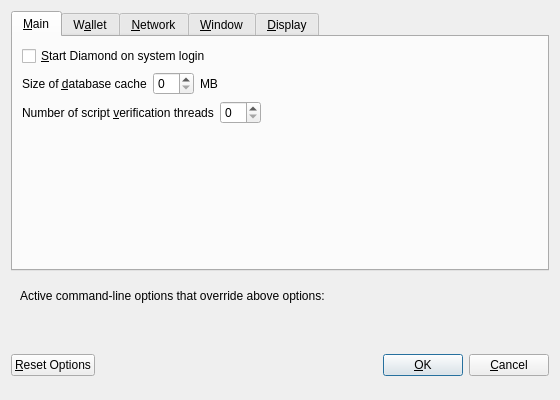
<?xml version="1.0" encoding="UTF-8"?>
<ui version="4.0">
 <class>OptionsDialog</class>
 <widget class="QDialog" name="OptionsDialog">
  <property name="geometry">
   <rect>
    <x>0</x>
    <y>0</y>
    <width>560</width>
    <height>400</height>
   </rect>
  </property>
  <property name="windowTitle">
   <string>Options</string>
  </property>
  <property name="modal">
   <bool>true</bool>
  </property>
  <layout class="QVBoxLayout" name="verticalLayout">
   <item>
    <widget class="QTabWidget" name="tabWidget">
     <property name="currentIndex">
      <number>0</number>
     </property>
     <widget class="QWidget" name="tabMain">
      <attribute name="title">
       <string>&amp;Main</string>
      </attribute>
      <layout class="QVBoxLayout" name="verticalLayout_Main">
       <item>
        <widget class="QCheckBox" name="diamondAtStartup">
         <property name="toolTip">
          <string>Automatically start Diamond after logging in to the system.</string>
         </property>
         <property name="text">
          <string>&amp;Start Diamond on system login</string>
         </property>
        </widget>
       </item>
       <item>
        <layout class="QHBoxLayout" name="horizontalLayout_2_Main">
         <item>
          <widget class="QLabel" name="databaseCacheLabel">
           <property name="text">
            <string>Size of &amp;database cache</string>
           </property>
           <property name="textFormat">
            <enum>Qt::PlainText</enum>
           </property>
           <property name="buddy">
            <cstring>databaseCache</cstring>
           </property>
          </widget>
         </item>
         <item>
          <widget class="QSpinBox" name="databaseCache"/>
         </item>
         <item>
          <widget class="QLabel" name="databaseCacheUnitLabel">
           <property name="text">
            <string>MB</string>
           </property>
           <property name="textFormat">
            <enum>Qt::PlainText</enum>
           </property>
          </widget>
         </item>
         <item>
          <spacer name="horizontalSpacer_2_Main">
           <property name="orientation">
            <enum>Qt::Horizontal</enum>
           </property>
           <property name="sizeHint" stdset="0">
            <size>
             <width>40</width>
             <height>20</height>
            </size>
           </property>
          </spacer>
         </item>
        </layout>
       </item>
       <item>
        <layout class="QHBoxLayout" name="horizontalLayout_3_Main">
         <item>
          <widget class="QLabel" name="threadsScriptVerifLabel">
           <property name="text">
            <string>Number of script &amp;verification threads</string>
           </property>
           <property name="textFormat">
            <enum>Qt::PlainText</enum>
           </property>
           <property name="buddy">
            <cstring>threadsScriptVerif</cstring>
           </property>
          </widget>
         </item>
         <item>
          <widget class="QSpinBox" name="threadsScriptVerif">
           <property name="toolTip">
            <string>(0 = auto, &lt;0 = leave that many cores free)</string>
           </property>
          </widget>
         </item>
         <item>
          <spacer name="horizontalSpacer_3_Main">
           <property name="orientation">
            <enum>Qt::Horizontal</enum>
           </property>
           <property name="sizeHint" stdset="0">
            <size>
             <width>40</width>
             <height>20</height>
            </size>
           </property>
          </spacer>
         </item>
        </layout>
       </item>
       <item>
        <spacer name="verticalSpacer_Main">
         <property name="orientation">
          <enum>Qt::Vertical</enum>
         </property>
         <property name="sizeHint" stdset="0">
          <size>
           <width>20</width>
           <height>40</height>
          </size>
         </property>
        </spacer>
       </item>
      </layout>
     </widget>
     <widget class="QWidget" name="tabWallet">
      <attribute name="title">
       <string>W&amp;allet</string>
      </attribute>
      <layout class="QVBoxLayout" name="verticalLayout_Wallet">
       <item>
        <widget class="QLabel" name="transactionFeeInfoLabel">
         <property name="text">
          <string>Optional transaction fee per kB that helps make sure your transactions are processed quickly. Most transactions are 1 kB.</string>
         </property>
         <property name="textFormat">
          <enum>Qt::PlainText</enum>
         </property>
         <property name="wordWrap">
          <bool>true</bool>
         </property>
        </widget>
       </item>
       <item>
        <layout class="QHBoxLayout" name="horizontalLayout_1_Wallet">
         <item>
          <widget class="QLabel" name="transactionFeeLabel">
           <property name="text">
            <string>Pay transaction &amp;fee</string>
           </property>
           <property name="textFormat">
            <enum>Qt::PlainText</enum>
           </property>
           <property name="buddy">
            <cstring>transactionFee</cstring>
           </property>
          </widget>
         </item>
         <item>
          <widget class="DiamondAmountField" name="transactionFee"/>
         </item>
         <item>
          <spacer name="horizontalSpacer_1_Wallet">
           <property name="orientation">
            <enum>Qt::Horizontal</enum>
           </property>
           <property name="sizeHint" stdset="0">
            <size>
             <width>40</width>
             <height>20</height>
            </size>
           </property>
          </spacer>
         </item>
        </layout>
       </item>
       <item>
        <spacer name="verticalSpacer_Wallet">
         <property name="orientation">
          <enum>Qt::Vertical</enum>
         </property>
         <property name="sizeHint" stdset="0">
          <size>
           <width>20</width>
           <height>40</height>
          </size>
         </property>
        </spacer>
       </item>
       <item>
        <widget class="QGroupBox" name="groupBox">
         <property name="title">
          <string>Expert</string>
         </property>
         <layout class="QVBoxLayout" name="verticalLayout_2">
          <item>
           <widget class="QCheckBox" name="coinControlFeatures">
            <property name="toolTip">
             <string>Whether to show coin control features or not.</string>
            </property>
            <property name="text">
             <string>Enable coin &amp;control features</string>
            </property>
           </widget>
          </item>
          <item>
           <widget class="QCheckBox" name="spendZeroConfChange">
            <property name="toolTip">
             <string>If you disable the spending of unconfirmed change, the change from a transaction cannot be used until that transaction has at least one confirmation. This also affects how your balance is computed.</string>
            </property>
            <property name="text">
             <string>&amp;Spend unconfirmed change</string>
            </property>
           </widget>
          </item>
         </layout>
        </widget>
       </item>
      </layout>
     </widget>
     <widget class="QWidget" name="tabNetwork">
      <attribute name="title">
       <string>&amp;Network</string>
      </attribute>
      <layout class="QVBoxLayout" name="verticalLayout_Network">
       <item>
        <widget class="QCheckBox" name="mapPortUpnp">
         <property name="toolTip">
          <string>Automatically open the Diamond client port on the router. This only works when your router supports UPnP and it is enabled.</string>
         </property>
         <property name="text">
          <string>Map port using &amp;UPnP</string>
         </property>
        </widget>
       </item>
       <item>
        <widget class="QCheckBox" name="allowIncoming">
         <property name="toolTip">
          <string>Accept connections from outside</string>
         </property>
         <property name="text">
          <string>Allow incoming connections</string>
         </property>
        </widget>
       </item>
       <item>
        <widget class="QCheckBox" name="connectSocks">
         <property name="toolTip">
          <string>Connect to the Diamond network through a SOCKS proxy.</string>
         </property>
         <property name="text">
          <string>&amp;Connect through SOCKS proxy (default proxy):</string>
         </property>
        </widget>
       </item>
       <item>
        <layout class="QHBoxLayout" name="horizontalLayout_1_Network">
         <item>
          <widget class="QLabel" name="proxyIpLabel">
           <property name="text">
            <string>Proxy &amp;IP:</string>
           </property>
           <property name="textFormat">
            <enum>Qt::PlainText</enum>
           </property>
           <property name="buddy">
            <cstring>proxyIp</cstring>
           </property>
          </widget>
         </item>
         <item>
          <widget class="QValidatedLineEdit" name="proxyIp">
           <property name="minimumSize">
            <size>
             <width>140</width>
             <height>0</height>
            </size>
           </property>
           <property name="maximumSize">
            <size>
             <width>140</width>
             <height>16777215</height>
            </size>
           </property>
           <property name="toolTip">
            <string>IP address of the proxy (e.g. IPv4: 127.0.0.1 / IPv6: ::1)</string>
           </property>
          </widget>
         </item>
         <item>
          <widget class="QLabel" name="proxyPortLabel">
           <property name="text">
            <string>&amp;Port:</string>
           </property>
           <property name="textFormat">
            <enum>Qt::PlainText</enum>
           </property>
           <property name="buddy">
            <cstring>proxyPort</cstring>
           </property>
          </widget>
         </item>
         <item>
          <widget class="QLineEdit" name="proxyPort">
           <property name="minimumSize">
            <size>
             <width>55</width>
             <height>0</height>
            </size>
           </property>
           <property name="maximumSize">
            <size>
             <width>55</width>
             <height>16777215</height>
            </size>
           </property>
           <property name="toolTip">
            <string>Port of the proxy (e.g. 9050)</string>
           </property>
          </widget>
         </item>
         <item>
          <spacer name="horizontalSpacer_1_Network">
           <property name="orientation">
            <enum>Qt::Horizontal</enum>
           </property>
           <property name="sizeHint" stdset="0">
            <size>
             <width>40</width>
             <height>20</height>
            </size>
           </property>
          </spacer>
         </item>
        </layout>
       </item>
       <item>
        <spacer name="verticalSpacer_Network">
         <property name="orientation">
          <enum>Qt::Vertical</enum>
         </property>
         <property name="sizeHint" stdset="0">
          <size>
           <width>20</width>
           <height>40</height>
          </size>
         </property>
        </spacer>
       </item>
      </layout>
     </widget>
     <widget class="QWidget" name="tabWindow">
      <attribute name="title">
       <string>&amp;Window</string>
      </attribute>
      <layout class="QVBoxLayout" name="verticalLayout_Window">
       <item>
        <widget class="QCheckBox" name="minimizeToTray">
         <property name="toolTip">
          <string>Show only a tray icon after minimizing the window.</string>
         </property>
         <property name="text">
          <string>&amp;Minimize to the tray instead of the taskbar</string>
         </property>
        </widget>
       </item>
       <item>
        <widget class="QCheckBox" name="minimizeOnClose">
         <property name="toolTip">
          <string>Minimize instead of exit the application when the window is closed. When this option is enabled, the application will be closed only after selecting Quit in the menu.</string>
         </property>
         <property name="text">
          <string>M&amp;inimize on close</string>
         </property>
        </widget>
       </item>
       <item>
        <spacer name="verticalSpacer_Window">
         <property name="orientation">
          <enum>Qt::Vertical</enum>
         </property>
         <property name="sizeHint" stdset="0">
          <size>
           <width>20</width>
           <height>40</height>
          </size>
         </property>
        </spacer>
       </item>
      </layout>
     </widget>
     <widget class="QWidget" name="tabDisplay">
      <attribute name="title">
       <string>&amp;Display</string>
      </attribute>
      <layout class="QVBoxLayout" name="verticalLayout_Display">
       <item>
        <layout class="QHBoxLayout" name="horizontalLayout_1_Display">
         <item>
          <widget class="QLabel" name="langLabel">
           <property name="text">
            <string>User Interface &amp;language:</string>
           </property>
           <property name="textFormat">
            <enum>Qt::PlainText</enum>
           </property>
           <property name="buddy">
            <cstring>lang</cstring>
           </property>
          </widget>
         </item>
         <item>
          <widget class="QValueComboBox" name="lang">
           <property name="toolTip">
            <string>The user interface language can be set here. This setting will take effect after restarting Diamond.</string>
           </property>
          </widget>
         </item>
        </layout>
       </item>
       <item>
        <layout class="QHBoxLayout" name="horizontalLayout_2_Display">
         <item>
          <widget class="QLabel" name="unitLabel">
           <property name="text">
            <string>&amp;Unit to show amounts in:</string>
           </property>
           <property name="textFormat">
            <enum>Qt::PlainText</enum>
           </property>
           <property name="buddy">
            <cstring>unit</cstring>
           </property>
          </widget>
         </item>
         <item>
          <widget class="QValueComboBox" name="unit">
           <property name="toolTip">
            <string>Choose the default subdivision unit to show in the interface and when sending coins.</string>
           </property>
          </widget>
         </item>
        </layout>
       </item>
       <item>
        <layout class="QHBoxLayout" name="horizontalLayout_3_Display">
         <item>
          <widget class="QLabel" name="thirdPartyTxUrlsLabel">
           <property name="toolTip">
            <string>Third party URLs (e.g. a block explorer) that appear in the transactions tab as context menu items. %s in the URL is replaced by transaction hash. Multiple URLs are separated by vertical bar |.</string>
           </property>
           <property name="text">
            <string>Third party transaction URLs</string>
           </property>
           <property name="buddy">
            <cstring>thirdPartyTxUrls</cstring>
           </property>
          </widget>
         </item>
         <item>
          <widget class="QLineEdit" name="thirdPartyTxUrls">
           <property name="toolTip">
            <string>Third party URLs (e.g. a block explorer) that appear in the transactions tab as context menu items. %s in the URL is replaced by transaction hash. Multiple URLs are separated by vertical bar |.</string>
           </property>
          </widget>
         </item>
        </layout>
       </item>
       <item>
        <spacer name="verticalSpacer_Display">
         <property name="orientation">
          <enum>Qt::Vertical</enum>
         </property>
         <property name="sizeHint" stdset="0">
          <size>
           <width>20</width>
           <height>40</height>
          </size>
         </property>
        </spacer>
       </item>
      </layout>
     </widget>
    </widget>
   </item>
   <item>
    <widget class="QFrame" name="frame">
     <layout class="QVBoxLayout" name="verticalLayout_Bottom">
      <item>
       <layout class="QHBoxLayout" name="horizontalLayout_Bottom">
        <item>
         <widget class="QLabel" name="overriddenByCommandLineInfoLabel">
          <property name="text">
           <string>Active command-line options that override above options:</string>
          </property>
          <property name="textFormat">
           <enum>Qt::PlainText</enum>
          </property>
         </widget>
        </item>
        <item>
         <spacer name="horizontalSpacer_Bottom">
          <property name="orientation">
           <enum>Qt::Horizontal</enum>
          </property>
          <property name="sizeHint" stdset="0">
           <size>
            <width>40</width>
            <height>20</height>
           </size>
          </property>
         </spacer>
        </item>
       </layout>
      </item>
      <item>
       <widget class="QLabel" name="overriddenByCommandLineLabel">
        <property name="text">
         <string/>
        </property>
        <property name="textFormat">
         <enum>Qt::PlainText</enum>
        </property>
        <property name="wordWrap">
         <bool>true</bool>
        </property>
       </widget>
      </item>
     </layout>
    </widget>
   </item>
   <item>
    <layout class="QHBoxLayout" name="horizontalLayout_Buttons">
     <item>
      <widget class="QPushButton" name="resetButton">
       <property name="toolTip">
        <string>Reset all client options to default.</string>
       </property>
       <property name="text">
        <string>&amp;Reset Options</string>
       </property>
       <property name="autoDefault">
        <bool>false</bool>
       </property>
      </widget>
     </item>
     <item>
      <spacer name="horizontalSpacer_1">
       <property name="orientation">
        <enum>Qt::Horizontal</enum>
       </property>
       <property name="sizeHint" stdset="0">
        <size>
         <width>40</width>
         <height>48</height>
        </size>
       </property>
      </spacer>
     </item>
     <item>
      <widget class="QLabel" name="statusLabel">
       <property name="minimumSize">
        <size>
         <width>200</width>
         <height>0</height>
        </size>
       </property>
       <property name="font">
        <font>
         <weight>75</weight>
         <bold>true</bold>
        </font>
       </property>
       <property name="text">
        <string/>
       </property>
       <property name="textFormat">
        <enum>Qt::PlainText</enum>
       </property>
       <property name="wordWrap">
        <bool>true</bool>
       </property>
      </widget>
     </item>
     <item>
      <spacer name="horizontalSpacer_2">
       <property name="orientation">
        <enum>Qt::Horizontal</enum>
       </property>
       <property name="sizeHint" stdset="0">
        <size>
         <width>40</width>
         <height>48</height>
        </size>
       </property>
      </spacer>
     </item>
     <item>
      <widget class="QPushButton" name="okButton">
       <property name="text">
        <string>&amp;OK</string>
       </property>
       <property name="autoDefault">
        <bool>false</bool>
       </property>
       <property name="default">
        <bool>true</bool>
       </property>
      </widget>
     </item>
     <item>
      <widget class="QPushButton" name="cancelButton">
       <property name="text">
        <string>&amp;Cancel</string>
       </property>
       <property name="autoDefault">
        <bool>false</bool>
       </property>
      </widget>
     </item>
    </layout>
   </item>
  </layout>
 </widget>
 <customwidgets>
  <customwidget>
   <class>DiamondAmountField</class>
   <extends>QLineEdit</extends>
   <header>diamondamountfield.h</header>
   <container>1</container>
  </customwidget>
  <customwidget>
   <class>QValidatedLineEdit</class>
   <extends>QLineEdit</extends>
   <header>qvalidatedlineedit.h</header>
  </customwidget>
  <customwidget>
   <class>QValueComboBox</class>
   <extends>QComboBox</extends>
   <header>qvaluecombobox.h</header>
  </customwidget>
 </customwidgets>
 <resources/>
 <connections/>
</ui>
